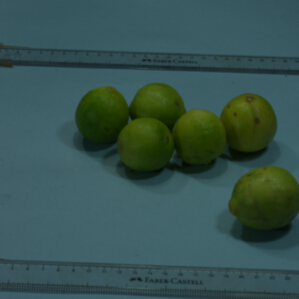
#> input picture Image Recog opencv/lemons1.jpeg, 299 x 299 px
$ python imageseg.py
#> lines starting #> are read from the running program, lines starting #| are printed output that depends on the picture; after the words box and inside, x2 and y2 are one past the last pixel; in counts of white or black regions, pixels touching at a corner belong together
import numpy as np
import cv2
from matplotlib import pyplot as plt
img = cv2.imread('lemons1.jpeg')
#> img is the input picture: shape (299, 299, 3); mean B, G, R 78.6, 82.5, 54.2
gray = cv2.cvtColor(img,cv2.COLOR_BGR2GRAY)
ret, thresh = cv2.threshold(gray,0,255,cv2.THRESH_BINARY_INV+cv2.THRESH_OTSU)
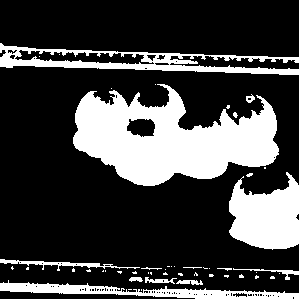
#> thresh: shape (299, 299); 25.5% white; 49 white regions (35 under 20 px), largest, box (x1, y1, x2, y2) and area: (73, 84, 279, 186) 12299, (229, 172, 299, 250) 3866, (0, 43, 299, 75) 3255
#> ret = 64
kernel = np.ones((3,3),np.uint8)
opening = cv2.morphologyEx(thresh,cv2.MORPH_OPEN,kernel, iterations = 2)
#> opening: shape (299, 299); 21.3% white; 17 white regions, largest, box (x1, y1, x2, y2) and area: (73, 89, 278, 186) 12034, (229, 179, 299, 249) 3791, (0, 53, 145, 70) 974
sure_bg = cv2.dilate(opening,kernel,iterations=3)
#> sure_bg: shape (299, 299); 28.9% white; 7 white regions, largest, box (x1, y1, x2, y2) and area: (70, 86, 281, 189) 14677, (226, 176, 299, 252) 4573, (0, 41, 299, 78) 4033
dist_transform = cv2.distanceTransform(opening,cv2.DIST_L2,5)
ret, sure_fg = cv2.threshold(dist_transform,0.7*dist_transform.max(),255,0)
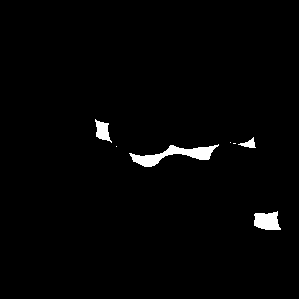
#> sure_fg: shape (299, 299) float32; 1.7% white; 7 white regions (3 under 20 px), largest, box (x1, y1, x2, y2) and area: (129, 144, 219, 167) 767, (254, 211, 281, 230) 390, (95, 119, 112, 143) 224, (238, 137, 256, 148) 91
#> ret = 19.31
sure_fg = np.uint8(sure_fg)
unknown = cv2.subtract(sure_bg,sure_fg)
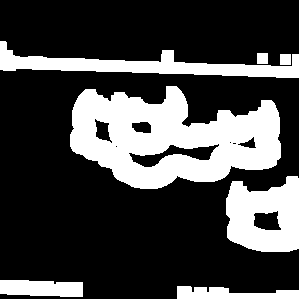
#> unknown: shape (299, 299); 27.3% white; 7 white regions, largest, box (x1, y1, x2, y2) and area: (70, 86, 281, 189) 13590, (226, 176, 299, 252) 4183, (0, 41, 299, 78) 4033
ret, markers = cv2.connectedComponents(sure_fg)
#> markers: shape (299, 299) int32; 8 distinct labels, from 0 to 7
#> ret = 8
markers = markers+1
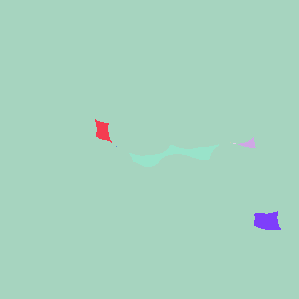
#> markers: shape (299, 299) int32; 8 distinct labels, from 1 to 8; one colour per label, 0 black
markers[unknown==255] = 0
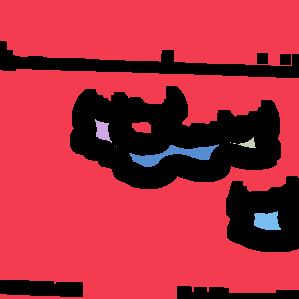
#> markers: shape (299, 299) int32; 9 distinct labels, from 0 to 8; one colour per label, 0 black
markers = cv2.watershed(img,markers)
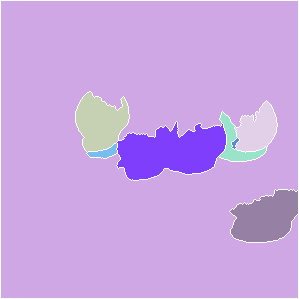
#> markers: shape (299, 299) int32; 9 distinct labels, from -1 to 8; one colour per label, 0 black, -1 white
img[markers == -1] = [255,0,0]
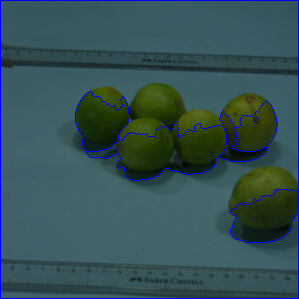
#> img: shape (299, 299, 3); 2.4% of pixels changed, all inside (x1, y1, x2, y2) = (0, 0, 299, 299)
cv2.imshow(img)

$ run again, with Image Recog opencv/coins.jpeg copied over Image Recog opencv/lemons1.jpeg
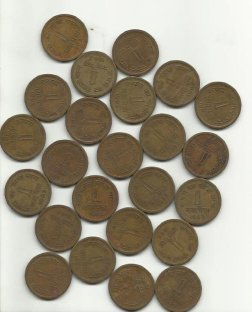
#> input picture Image Recog opencv/coins.jpeg, 252 x 312 px
#> img is the input picture: shape (312, 252, 3); mean B, G, R 136.3, 153.2, 161.4
#> `ret, thresh = cv2.threshold(gray,0,255,cv2.THRESH_BINARY_INV+cv2.THRES..`:
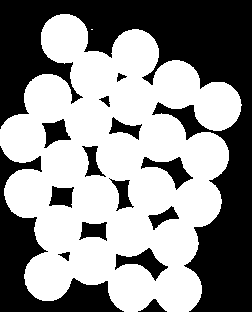
#> thresh: shape (312, 252); 55.9% white; 15 black regions, largest, box (x1, y1, x2, y2) and area: (0, 0, 252, 312) 24925, (0, 146, 124, 312) 5653, (115, 248, 168, 281) 657
#> `ret, thresh = cv2.threshold(gray,0,255,cv2.THRESH_BINARY_INV+cv2.THRES..`: ret = 162
#> opening: shape (312, 252); 55.9% white; 15 black regions, largest, box (x1, y1, x2, y2) and area: (0, 0, 252, 312) 24935, (0, 146, 124, 312) 5653, (115, 248, 168, 281) 657
#> sure_bg: shape (312, 252); 66.1% white; 17 black regions (5 under 20 px), largest, box (x1, y1, x2, y2) and area: (0, 0, 252, 312) 21098, (0, 155, 116, 312) 4232, (175, 109, 199, 133) 203
#> `ret, sure_fg = cv2.threshold(dist_transform,0.7*dist_transform.max(),2..`: ret = 16.78
#> `ret, markers = cv2.connectedComponents(sure_fg)`: ret = 25
#> `img[markers == -1] = [255,0,0]`:
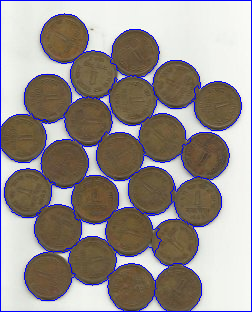
#> img: shape (312, 252, 3); 5.06% of pixels changed, all inside (x1, y1, x2, y2) = (0, 0, 252, 312)
